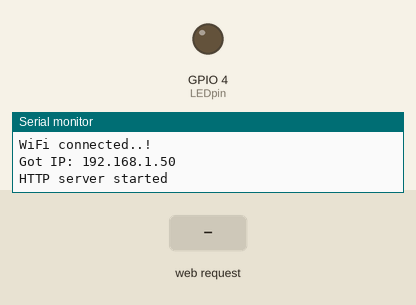
This sketch was run on a simulated ESP32. On the bench: output pins drawn as LEDs (lit = HIGH), the last lines printed to the serial monitor. The test bench sets the inputs (shaded band). WiFi joins after 1.5 s; servers stay silent unless stated.

Above: at 3.3 s.
3.4 s: HTTP request GET /ledon received
At 3.9 s:
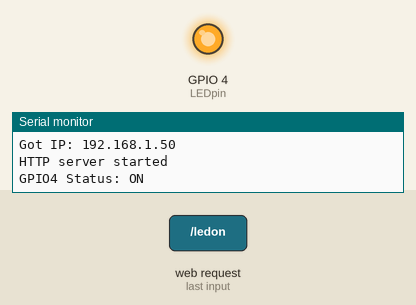
4.9 s: HTTP request GET / received
At 6.2 s:
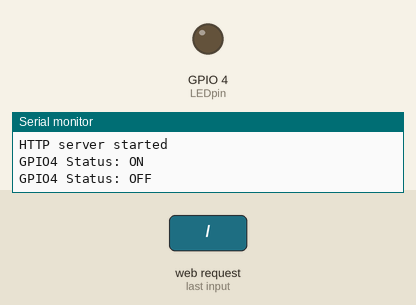
Timing chart, 0 to 7.9 s (numbered marks = the images above; inputs shaded):
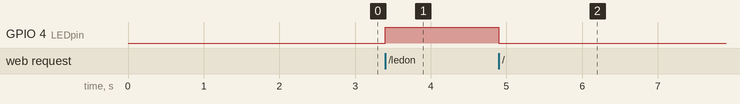

The sketch:

Esp32_Webserver.ino
```cpp
// Creating a Web Server in STA MODE


//#include <WiFi.h>
//#include <WebServer.h>
//
//// SSID & Password
//const char* ssid = "Qeslanet";  // Enter your SSID here
//const char* password = "BenignAlgorithm";  //Enter your Password here
//
//
//WebServer server(80);  // Object of WebServer(HTTP port, 80 is defult)
//
//
//void setup() {
//  Serial.begin(115200);
//  Serial.println("Try Connecting to ");
//  Serial.println(ssid);
//
//
//  // Connect to your wi-fi modem
//  WiFi.begin(ssid, password);
//
//  // Check wi-fi is connected to wi-fi network
//  while (WiFi.status() != WL_CONNECTED) {
//  delay(1000);
//  Serial.print(".");
//  }
//  Serial.println("");
//  Serial.println("WiFi connected successfully");
//  Serial.print("Got IP: ");
//  Serial.println(WiFi.localIP());  //Show ESP32 IP on serial
//
//  server.on("/", handle_root);
//
//  server.begin();// to start server
//  Serial.println("HTTP server started");
//  delay(100);
//}
//
//void loop() {
//  server.handleClient();
//}
//
//// HTML contents which display on web server
//String HTML = "<!DOCTYPE html>\
//<html>\
//<body>\
//<h1>My First Web Server with ESP32 - Station Mode</h1>\
//</body>\
//</html>";
//
//// Handle root url
//void handle_root() {
//  server.send(200, "text/html", HTML);
//}


// LED CONTROL


#include <WiFi.h>
#include <WebServer.h>

//Put your SSID & Password

const char* ssid = "Qeslanet";  // Enter SSID here
const char* password = "BenignAlgorithm";  //Enter Password here

WebServer server(80);


uint8_t LEDpin = 4;
bool LEDstatus = LOW;

void setup() {
  Serial.begin(115200);
  delay(100);
  pinMode(LEDpin, OUTPUT);

  Serial.println("Connecting to ");
  Serial.println(ssid);

  //connect to your local wi-fi network
  WiFi.begin(ssid, password);

  //check wi-fi is connected to wi-fi network
  while (WiFi.status() != WL_CONNECTED) {
  delay(1000);
  Serial.print(".");
  }
  Serial.println("");
  Serial.println("WiFi connected..!");
  Serial.print("Got IP: ");  Serial.println(WiFi.localIP());

  server.on("/", handle_OnConnect);
  server.on("/ledon", handle_ledon);
  server.on("/ledoff", handle_ledoff);
  server.onNotFound(handle_NotFound);

  server.begin();
  Serial.println("HTTP server started");
}
void loop() {
  server.handleClient();

  if(LEDstatus)
  {digitalWrite(LEDpin, HIGH);}
  else
  {digitalWrite(LEDpin, LOW);}
}

void handle_OnConnect() {
  LEDstatus = LOW;
  Serial.println("GPIO4 Status: OFF");
  server.send(200, "text/html", SendHTML(LEDstatus));
}


void handle_ledon() {
  LEDstatus = HIGH;
  Serial.println("GPIO4 Status: ON");
  server.send(200, "text/html", SendHTML(true));
}

void handle_ledoff() {
  LEDstatus = LOW;
  Serial.println("GPIO4 Status: OFF");
  server.send(200, "text/html", SendHTML(false));
}

void handle_NotFound(){
  server.send(404, "text/plain", "Not found");
}


String SendHTML(uint8_t LEDstat){
  String ptr = "<!DOCTYPE html> <html>\n";

  ptr +="<title>LED Control</title>\n";
  ptr +="</head>\n";

  ptr +="<body>\n";
  ptr +="<h1>ESP32 Web Server</h1>\n";
  ptr +="<h3>Using Station(STA) Mode</h3>\n";


  if(LEDstat)
  {ptr +="<p>LED Status: ON</p><form action=\"/ledoff\"><button type='submit'>OFF</button></form>\n";}
  else
  {ptr +="<p>LED Status: OFF</p><form action=\"/ledon\"><button type='submit'>ON</button></form>\n";}


  ptr +="</body>\n";
  ptr +="</html>\n";

  return ptr;

}


// LED & RELAY CONTROL


//#include <WiFi.h>
//#include <WebServer.h>
//
////Put your SSID & Password
//
//const char* ssid = "Qeslanet";  // Enter SSID here
//const char* password = "BenignAlgorithm";  //Enter Password here
//
//WebServer server(80);
//
//uint8_t RELAYpin = 25;
//bool RELAYstatus = LOW;
//
//uint8_t LEDpin = 4;
//bool LEDstatus = LOW;
//
//void setup() {
//  Serial.begin(115200);
//  delay(100);
//  pinMode(RELAYpin, OUTPUT);
//  pinMode(LEDpin, OUTPUT);
//
//  Serial.println("Connecting to ");
//  Serial.println(ssid);
//
//  //connect to your local wi-fi network
//  WiFi.begin(ssid, password);
//
//  //check wi-fi is connected to wi-fi network
//  while (WiFi.status() != WL_CONNECTED) {
//  delay(1000);
//  Serial.print(".");
//  }
//  Serial.println("");
//  Serial.println("WiFi connected..!");
//  Serial.print("Got IP: ");  Serial.println(WiFi.localIP());
//
//  server.on("/", handle_OnConnect);
//  server.on("/RELAYon", handle_RELAYon);
//  server.on("/RELAYoff", handle_RELAYoff);
//  server.on("/ledon", handle_ledon);
//  server.on("/ledoff", handle_ledoff);
//  server.onNotFound(handle_NotFound);
//
//  server.begin();
//  Serial.println("HTTP server started");
//}
//void loop() {
//  server.handleClient();
//  if(RELAYstatus)
//  {digitalWrite(RELAYpin, HIGH);}
//  else
//  {digitalWrite(RELAYpin, LOW);}
//
//  if(LEDstatus)
//  {digitalWrite(LEDpin, HIGH);}
//  else
//  {digitalWrite(LEDpin, LOW);}
//}
//
//void handle_OnConnect() {
//  RELAYstatus = LOW;
//  LEDstatus = LOW;
//  Serial.println("GPIO4 Status: OFF | GPIO25 Status: OFF");
//  server.send(200, "text/html", SendHTML(RELAYstatus,LEDstatus));
//}
//
//void handle_RELAYon() {
//  RELAYstatus = HIGH;
//  Serial.println("GPIO4 Status: ON");
//  server.send(200, "text/html", SendHTML(true,LEDstatus));
//}
//
//void handle_RELAYoff() {
//  RELAYstatus = LOW;
//  Serial.println("GPIO4 Status: OFF");
//  server.send(200, "text/html", SendHTML(false,LEDstatus));
//}
//
//void handle_ledon() {
//  LEDstatus = HIGH;
//  Serial.println("GPIO25 Status: ON");
//  server.send(200, "text/html", SendHTML(RELAYstatus,true));
//}
//
//void handle_ledoff() {
//  LEDstatus = LOW;
//  Serial.println("GPIO25 Status: OFF");
//  server.send(200, "text/html", SendHTML(RELAYstatus,false));
//}
//
//void handle_NotFound(){
//  server.send(404, "text/plain", "Not found");
//}
//
//
//String SendHTML(uint8_t RELAYstat,uint8_t LEDstat){
//  String ptr = "<!DOCTYPE html> <html>\n";
//  ptr +="<head><meta name=\"viewport\" content=\"width=device-width, initial-scale=1.0, user-scalable=no\">\n";
//
//  ptr +="<title>LED & RELAY Control</title>\n";
//  ptr +="</head>\n";
//
//  ptr +="<body>\n";
//  ptr +="<h1>ESP32 Web Server</h1>\n";
//  ptr +="<h3>Using Station(STA) Mode</h3>\n";
//
//   if(RELAYstat)
//  {ptr +="<p>RELAY Status: ON</p><a href=\"/RELAYoff\">OFF</a>\n";}
//  else
//  {ptr +="<p>RELAY Status: OFF</p><a href=\"/RELAYon\">ON</a>\n";}
//
//  if(LEDstat)
//  {ptr +="<p>LED Status: ON</p><a href=\"/ledoff\">OFF</a>\n";}
//  else
//  {ptr +="<p>LED Status: OFF</p><a href=\"/ledon\">ON</a>\n";}
//
//  ptr +="</body>\n";
//
//  ptr +="</html>\n";
//
//  return ptr;
//
//}
```

Measured:
- after the input at 3.4 s, GPIO 4 (LEDpin): LOW → HIGH at once
- after the input at 4.9 s, GPIO 4 (LEDpin): HIGH → LOW at once
